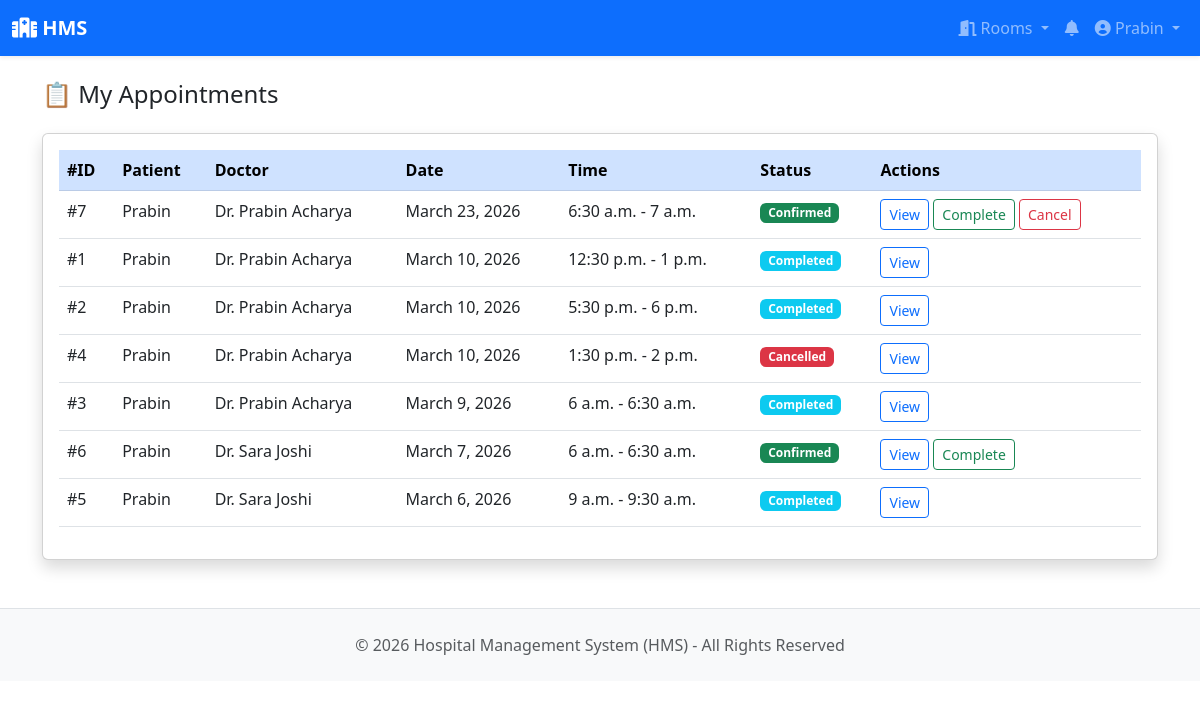
The app's page /appointments/ (signed in), older data.
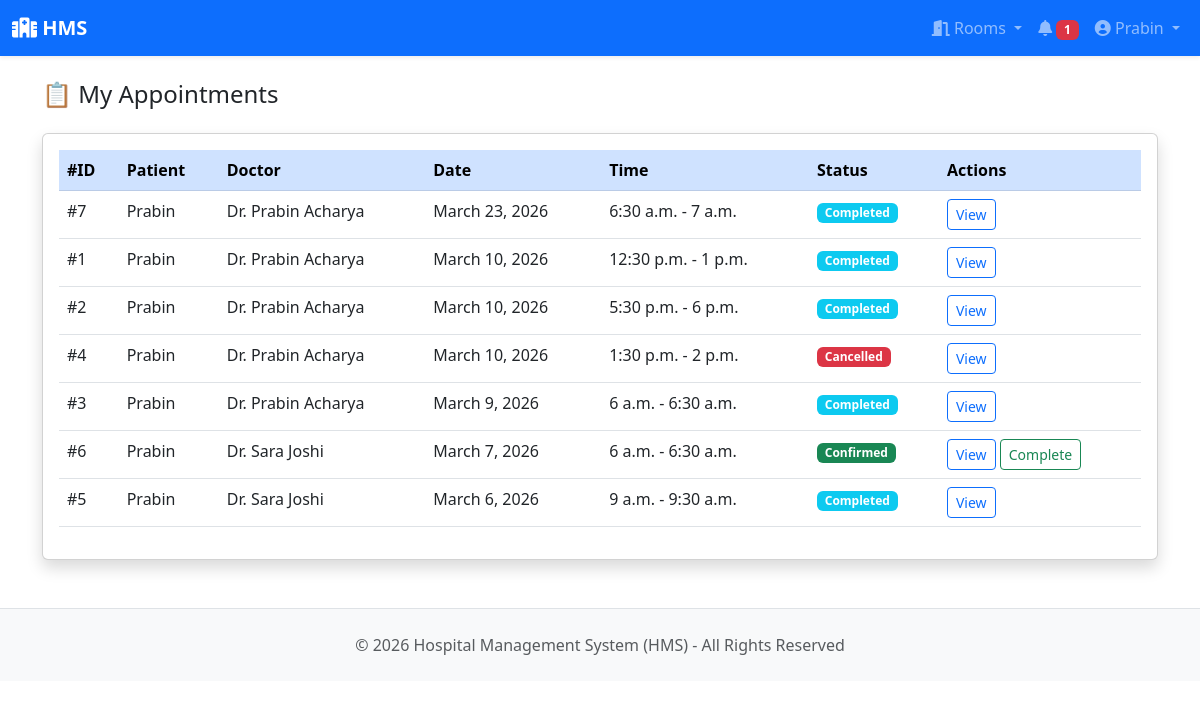
The same page, newer data.
### appointments/models.py (models this page shows, shortened)
class Appointment(models.Model):
    STATUS_CHOICES = [
        ('PENDING', 'Pending'),
        ('CONFIRMED', 'Confirmed'),
        ('CANCELLED', 'Cancelled'),
        ('COMPLETED', 'Completed'),
    ]
    patient = models.ForeignKey(
        'users.PatientProfile',
        on_delete=models.CASCADE,
        related_name='appointments'
    )
    doctor = models.ForeignKey(
        'clinical.Doctor',
        on_delete=models.CASCADE,
        related_name='appointments'
    )
    date = models.DateField()
    start_time = models.TimeField()
    end_time = models.TimeField()
    status = models.CharField(max_length=10, choices=STATUS_CHOICES, default='PENDING')
    notes = models.TextField(blank=True, help_text="Patient notes for doctor")
    pdf_file = models.FileField(upload_to='appointments/pdfs/', null=True, blank=True)
    qr_code = models.ImageField(upload_to='appointments/qrcodes/', null=True, blank=True)
    created_at = models.DateTimeField(auto_now_add=True)
    updated_at = models.DateTimeField(auto_now=True)
    class Meta:
        unique_together = ['doctor', 'date', 'start_time']
        ordering = ['-date', '-start_time']
    def can_cancel(self):
        from datetime import date, datetime, timedelta
        now = datetime.now()
        appointment_datetime = datetime.combine(self.date, self.start_time)
        return (
            self.status in ['PENDING', 'CONFIRMED'] and
            appointment_datetime > now + timedelta(hours=2)
        )

### users/models.py (models this page shows, shortened)
class PatientProfile(models.Model):
    GENDER_CHOICES = [
        ('M', 'Male'),
        ('F', 'Female'),
        ('O', 'Other'),
    ]
    BLOOD_GROUP_CHOICES = [
        ('A+', 'A+'), ('A-', 'A-'),
        ('B+', 'B+'), ('B-', 'B-'),
        ('AB+', 'AB+'), ('AB-', 'AB-'),
        ('O+', 'O+'), ('O-', 'O-'),
    ]
    user = models.OneToOneField(User, on_delete=models.CASCADE, related_name='patient_profile')
    full_name = models.CharField(max_length=100)
    phone = models.CharField(max_length=15, blank=True)
    gender = models.CharField(max_length=1, choices=GENDER_CHOICES, blank=True)
    date_of_birth = models.DateField(null=True, blank=True)
    blood_group = models.CharField(max_length=3, choices=BLOOD_GROUP_CHOICES, blank=True)
    height = models.FloatField(null=True, blank=True, help_text="Height in cm")
    weight = models.FloatField(null=True, blank=True, help_text="Weight in kg")
    image = models.ImageField(upload_to='patients/profile/', null=True, blank=True)
    address = models.TextField(blank=True)
    emergency_contact = models.CharField(max_length=15, blank=True)
    created_at = models.DateTimeField(auto_now_add=True)
    updated_at = models.DateTimeField(auto_now=True)

class User(AbstractBaseUser, PermissionsMixin):
    ROLE_CHOICES = [
        ('PATIENT', 'Patient'),
        ('DOCTOR', 'Doctor'),
        ('RECEPTIONIST', 'Receptionist'),
        ('LAB_TECHNICIAN', 'Lab Technician'),
        ('ADMIN', 'Super Admin'),
    ]
    email = models.EmailField(unique=True)
    username = models.CharField(max_length=50)
    role = models.CharField(max_length=20, choices=ROLE_CHOICES, default='PATIENT')
    is_active = models.BooleanField(default=False)  # False until email activated
    is_staff = models.BooleanField(default=False)
    date_joined = models.DateTimeField(auto_now_add=True)
    activation_token = models.CharField(max_length=200, blank=True, null=True)
    objects = UserManager()
    USERNAME_FIELD = 'email'
    REQUIRED_FIELDS = ['username']

### clinical/models.py (models this page shows, shortened)
class Doctor(models.Model):
    user = models.OneToOneField(User, on_delete=models.CASCADE, related_name='doctor_profile')
    specialization = models.ForeignKey(Specialization, on_delete=models.SET_NULL, null=True, related_name='doctors')
    consultation_fee = models.DecimalField(max_digits=8, decimal_places=2, default=0)
    bio = models.TextField(blank=True)
    experience_years = models.IntegerField(default=0)
    is_available = models.BooleanField(default=True)
    photo = models.ImageField(upload_to='doctors/profile/', null=True, blank=True)
    phone = models.CharField(max_length=15, blank=True)
    created_at = models.DateTimeField(auto_now_add=True)
    updated_at = models.DateTimeField(auto_now=True)
    class Meta:
        ordering = ['user__username']

### appointments/views.py (the view)
# urls.py: path('', views.appointment_list, name='appointment_list'),
@login_required
def appointment_list(request):
    if request.user.role == 'PATIENT':
        appointments = Appointment.objects.filter(
            patient=request.user.patient_profile
        ).select_related('doctor__user', 'doctor__specialization').order_by('-date')
    elif request.user.role == 'DOCTOR':
        appointments = Appointment.objects.filter(
            doctor=request.user.doctor_profile
        ).select_related('patient').order_by('-date', 'start_time')
    elif request.user.role in ['ADMIN', 'RECEPTIONIST']:
        appointments = Appointment.objects.all().select_related(
            'patient', 'doctor__user'
        ).order_by('-date')
    else:
        appointments = []
    return render(request, 'appointments/appointment_list.html', {
        'appointments': appointments
    })

### notifications/context_processors.py (called while the page is built)
def unread_notifications(request):
    if request.user.is_authenticated:
        count = Notification.objects.filter(recipient=request.user, is_read=False).count()
        return {'unread_notification_count': count}
    return {'unread_notification_count': 0}

### templates/appointments/appointment_list.html (shortened to what this page needs)
{% extends 'base.html' %}
{% block content %}
<div class="d-flex justify-content-between align-items-center mb-3">
    <h4>📋 My Appointments</h4>
</div>
<div class="card shadow">
    <div class="card-body">
        <table class="table table-hover">
            <thead class="table-primary">
                <tr>
                    <th>#ID</th>
                    {% if request.user.role != 'PATIENT' %}<th>Patient</th>{% endif %}
                    {% if request.user.role != 'DOCTOR' %}<th>Doctor</th>{% endif %}
                    <th>Date</th>
                    <th>Time</th>
                    <th>Status</th>
                    <th>Actions</th>
                </tr>
            </thead>
            <tbody>
                {% for appointment in appointments %}
                <tr>
                    <td>#{{ appointment.id }}</td>
                    {% if request.user.role != 'PATIENT' %}
                    <td>{{ appointment.patient.full_name }}</td>
                    {% endif %}
                    {% if request.user.role != 'DOCTOR' %}
                    <td>Dr. {{ appointment.doctor.user.username }}</td>
                    {% endif %}
                    <td>{{ appointment.date }}</td>
                    <td>{{ appointment.start_time }} - {{ appointment.end_time }}</td>
                    <td>
                        {% if appointment.status == 'CONFIRMED' %}
                            <span class="badge bg-success">Confirmed</span>
                        {% elif appointment.status == 'PENDING' %}
                            <span class="badge bg-warning text-dark">Pending</span>
                        {% elif appointment.status == 'CANCELLED' %}
                            <span class="badge bg-danger">Cancelled</span>
                        {% elif appointment.status == 'COMPLETED' %}
                            <span class="badge bg-info">Completed</span>
                        {% endif %}
                    </td>
                    <td>
                        <a href="{% url 'appointments:appointment_detail' appointment.pk %}" class="btn btn-sm btn-outline-primary">View</a>
                        {% if appointment.status == 'CONFIRMED' or appointment.status == 'PENDING' %}
                        {% if request.user.role == 'DOCTOR' or request.user.role == 'ADMIN' or request.user.role == 'RECEPTIONIST' %}
                        <a href="{% url 'appointments:complete_appointment' appointment.pk %}" class="btn btn-sm btn-outline-success">Complete</a>
                        {% endif %}
                        {% if appointment.can_cancel %}
                        <a href="{% url 'appointments:cancel_appointment' appointment.pk %}" class="btn btn-sm btn-outline-danger">Cancel</a>
                        {% endif %}
                        {% endif %}
                    </td>
                </tr>
                {% empty %}
                <tr><td colspan="7" class="text-center text-muted py-4">No appointments found.</td></tr>
                {% endfor %}
            </tbody>
        </table>
    </div>
</div>
{% endblock %}

### templates/base.html (shortened to what this page needs)
<!DOCTYPE html>
<html lang="en">
<head>
    <link href="https://cdn.jsdelivr.net/npm/bootstrap@5.3.0/dist/css/bootstrap.min.css" rel="stylesheet">
    <link href="https://cdnjs.cloudflare.com/ajax/libs/font-awesome/6.0.0/css/all.min.css" rel="stylesheet">
</head>
<body>
{% if user.is_authenticated %}
<nav class="navbar navbar-expand-lg navbar-dark bg-primary sticky-top shadow-sm">
    <div class="container-fluid">
        <a class="navbar-brand fw-bold" href="{% url 'users:dashboard' %}">
            <i class="fas fa-hospital"></i> HMS
        </a>
        <div class="collapse navbar-collapse" id="navbarNav">
            <div class="navbar-nav ms-auto">
                {% if user.role == 'PATIENT' or user.role == 'DOCTOR' or user.role == 'RECEPTIONIST' or user.role == 'ADMIN' %}
                <div class="nav-item dropdown">
                    <a class="nav-link dropdown-toggle" href="#" id="roomsDropdown" role="button" data-bs-toggle="dropdown">
                        <i class="fas fa-door-open"></i> Rooms
                    </a>
                </div>
                {% endif %}
                <a class="nav-link" href="{% url 'notifications:notification_list' %}" title="Notifications">
                    <i class="fas fa-bell"></i>
                    {% if unread_notification_count > 0 %}
                        <span class="badge bg-danger">{{ unread_notification_count }}</span>
                    {% endif %}
                </a>
                <div class="nav-item dropdown">
                    <a class="nav-link dropdown-toggle" href="#" id="userDropdown" role="button" data-bs-toggle="dropdown">
                        <i class="fas fa-user-circle"></i> {{ user.first_name|default:user.username }}
                    </a>
                </div>
            </div>
        </div>
    </div>
</nav>
{% endif %}
<div class="{% if user.is_authenticated %}container{% else %}container-fluid{% endif %} mt-4">
    {% block content %}{% endblock %}
</div>
<footer class="bg-light text-muted py-4 mt-5 border-top">
    <div class="container text-center">
        <p class="mb-0">&copy; 2026 Hospital Management System (HMS) - All Rights Reserved</p>
    </div>
</footer>
<link href="https://cdnjs.cloudflare.com/ajax/libs/font-awesome/6.0.0/css/all.min.css" rel="stylesheet">
</body>
</html>

Row changes from the older to the newer data that the page shows:
changed Appointment "March 23, 2026": status "Confirmed Complete Cancel" → "Completed"
Text that changed along with them:
{{ unread_notification_count }}: (not shown) → "1"
